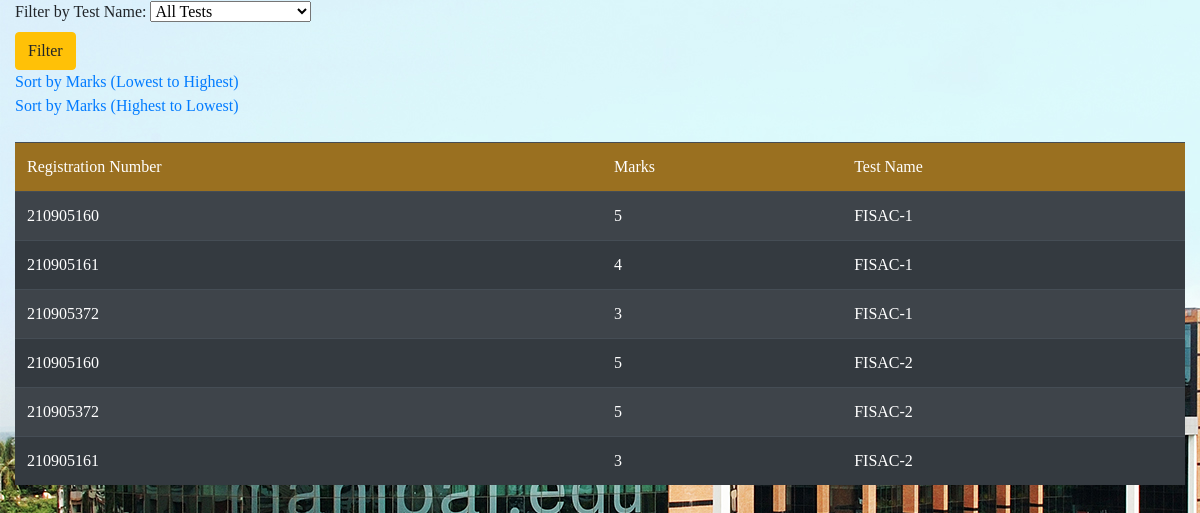
/teachermarks_result/DS/?sort=desc, run on the app's committed database.
### webapp/models.py (models this page shows)
class Marks(models.Model):
    test_name = models.CharField(max_length=100)
    student_regno = models.ForeignKey(User, to_field='username', on_delete=models.CASCADE)
    subject = models.CharField(max_length=100)
    marks = models.PositiveIntegerField(default = 0)
    date = models.DateField()

class User(models.Model):
    CHOICES = (('student','student'),('teacher','teacher'))
    username = models.IntegerField(primary_key = True)
    password = models.CharField(max_length = 100)
    user = models.CharField(max_length = 100,choices=CHOICES)

### webapp/views.py (the view)
# urls.py: path('teachermarks_result/<str:subject>/',views.teachermarksResult,name='teachermarksResult'),
def teachermarksResult(request,subject):
    test_name = request.GET.get('test_name')
    sort_order = request.GET.get('sort')
    marks_query = Marks.objects.all()
    marks_query = marks_query.filter(subject=subject)
    if test_name:
        marks_query = marks_query.filter(test_name=test_name)
    else:
        if sort_order == 'asc':
            marks_query = marks_query.order_by('test_name', 'marks')
        elif sort_order == 'desc':
            marks_query = marks_query.order_by('test_name', '-marks')
    unique_tests = Marks.objects.values('test_name').annotate(count=Count('test_name'))
    context =  {}
    context['unique_tests'] = unique_tests
    context['marks'] = marks_query
    context['subject'] = subject
    return render(request,'teachermarks_result.html',context)

### webapp/templates/webapp/teachermarks_result.html (shortened to what this page needs)
<!DOCTYPE html>
<html lang="en" xmlns="http://www.w3.org/1999/xhtml">
<head>
    <link rel="stylesheet" href="https://cdn.jsdelivr.net/npm/bootstrap@4.4.1/dist/css/bootstrap.min.css">
    <link href="https://cdn.jsdelivr.net/npm/bootstrap-icons/font/bootstrap-icons.css" rel="stylesheet">
</head>
{% load static %}
<body style="background-image:url({% static 'manipal.jpg' %});font-family:Georgia">
    <div class="container-fluid">
        <form action="/teachermarks_result/{{ subject }}/" method="GET">
            <label for="test_name">Filter by Test Name:</label>
            <select name="test_name" id="test_name">
                <option value="">All Tests</option>
            </select><br />
            <input type="submit" value="Filter" class="btn btn-warning"><br />
        </form>
        <a href="/teachermarks_result/{{ subject }}/?sort=asc">Sort by Marks (Lowest to Highest)</a><br />
        <a href="/teachermarks_result/{{ subject }}/?sort=desc">Sort by Marks (Highest to Lowest)</a>
    </div>
    <div class="container-fluid">
        <table class="table table-dark table-striped table-hover mt-4">
            <thead style="background-color: rgba(255, 165, 0, 0.5); border-radius: 20px;">
            <td>Registration Number</td>
            <td>Marks</td>
            <td>Test Name</td>
            </thead>
            {% for mark in marks %}
            <tr>
                <td>{{ mark.student_regno.username }}</td>
                <td>{{ mark.marks }}</td>
                <td>{{ mark.test_name }}</td>
            </tr>
            {% endfor %}
        </table>
    </div>
</body>
</html>

### data on the page
Marks: student_regno.username "210905160", marks "5", test_name "FISAC-1"
Marks: student_regno.username "210905161", marks "4", test_name "FISAC-1"
Marks: student_regno.username "210905372", marks "3", test_name "FISAC-1"
Marks: student_regno.username "210905160", marks "5", test_name "FISAC-2"
Marks: student_regno.username "210905372", marks "5", test_name "FISAC-2"
Marks: student_regno.username "210905161", marks "3", test_name "FISAC-2"
